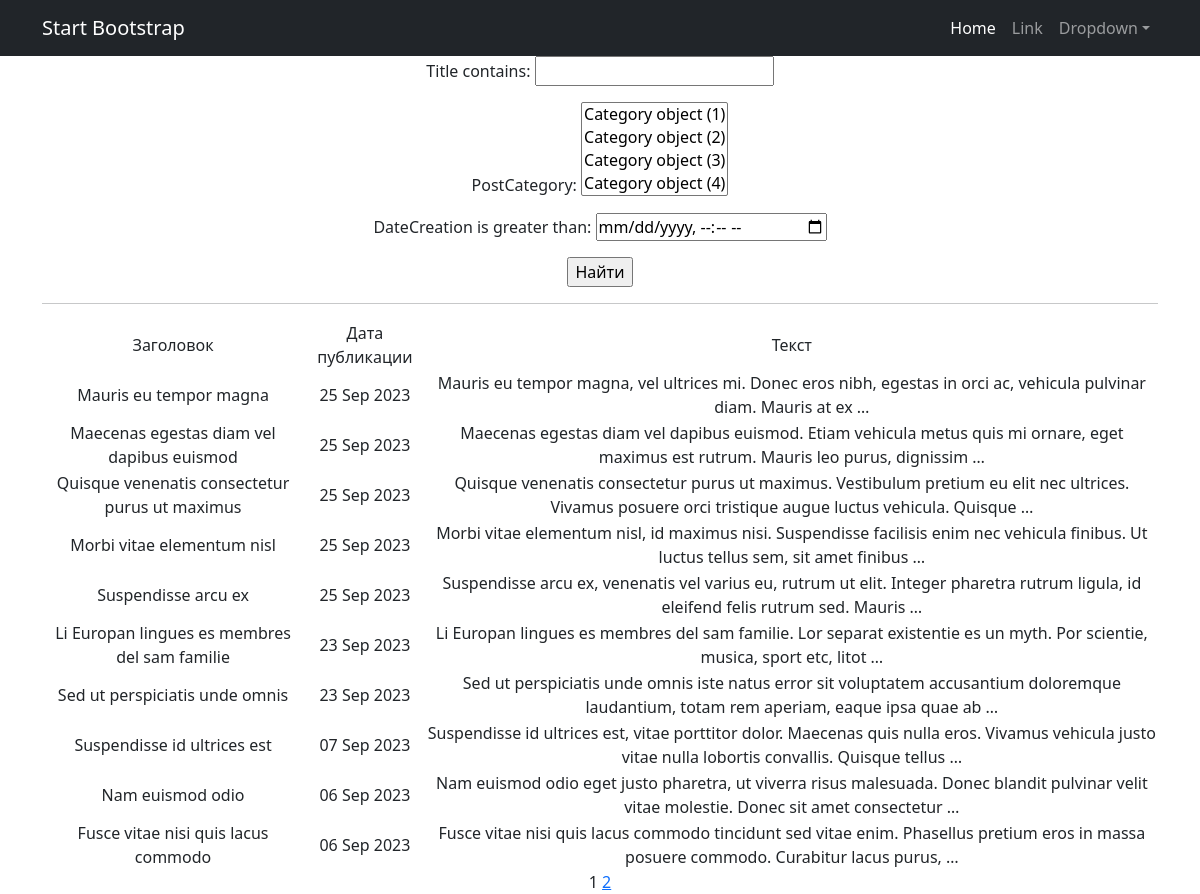
The app's page /news/search/ with its own data.
### accounts/models.py (models this page shows, shortened)
class Post(models.Model):
    author = models.ForeignKey(Author, on_delete=models.CASCADE)
    NEWS = 'NW'
    ARTICLE = 'AR'
    CATEGORY_CHOISES = (
        (NEWS, 'Новость'),
        (ARTICLE, 'Статья')
    )
    categoryType = models.CharField(max_length=2, choices=CATEGORY_CHOISES, default=ARTICLE)
    dateCreation = models.DateTimeField(auto_now_add=True)
    postCategory = models.ManyToManyField(Category, through='PostCategory')
    title = models.CharField(max_length=128)
    text = models.TextField()
    rating = models.SmallIntegerField(default=0)

### accounts/views.py (the view)
# urls.py: path('news/search/', Search.as_view()),
class Search(ListView):
    model = Post
    queryset = Post.objects.filter(
        categoryType='NW'
    ).order_by('-dateCreation')
    template_name = 'search.html'
    context_object_name = 'news'
    paginate_by = 10
    def get_queryset(self):
        queryset = super().get_queryset()
        self.filterset = PostFilter(self.request.GET, queryset)
        return self.filterset.qs
    def get_context_data(self, **kwargs):
        context = super().get_context_data(**kwargs)
        context['filterset'] = self.filterset
        return context

### accounts/templatetags/custom_filters.py (called while the page is built)
@register.filter()
def censor(sentence):
    sentence_words = sentence.split()
    for i, word in enumerate(sentence_words):
        if word in bad_words:
            sentence_words[i] = word[0] + '***'
    return ' '.join(sentence_words)

### templates/search.html (shortened to what this page needs)
{% extends 'flatpages/default.html' %}
{% load custom_filters %}
{% block content %}
    <form action="" method="get">
        {{ filterset.form.as_p }}
        <input type="submit" value="Найти" />
    </form>
<hr>
    {% if news %}
        <table>
            <tr>
                <td>Заголовок</td>
                <td>Дата публикации</td>
                <td>Текст</td>
            </tr>
            {% for news_detail in news %}
            <tr>
                <td>{{ news_detail.title|censor }}</td>
                <td>{{ news_detail.dateCreation|date:'d M Y' }}</td>
                <td>{{ news_detail.text|truncatewords:20 }}</td>
            </tr>
            {% endfor %}
        </table>
    {% else %}
        <h2>Новостей нет!</h2>
    {% endif %}
   {{ page_obj.number }}
   {% if page_obj.has_next %}
       <a href="?page={{ page_obj.next_page_number }}">{{ page_obj.next_page_number }}</a>
   {% endif %}
{% endblock content %}

### records on screen
Post: title|censor "Mauris eu tempor magna", dateCreation "25 Sep 2023", text "Mauris eu tempor magna, vel ultrices mi. Donec eros nibh, egestas in orci ac, vehicula pulvinar diam. Mauris at ex …"
Post: title|censor "Maecenas egestas diam vel dapibus euismod", dateCreation "25 Sep 2023", text "Maecenas egestas diam vel dapibus euismod. Etiam vehicula metus quis mi ornare, eget maximus est rutrum. Mauris leo purus, dignissim …"
Post: title|censor "Quisque venenatis consectetur purus ut maximus", dateCreation "25 Sep 2023", text "Quisque venenatis consectetur purus ut maximus. Vestibulum pretium eu elit nec ultrices. Vivamus posuere orci tristique augue luctus vehicula. Quisque …"
Post: title|censor "Morbi vitae elementum nisl", dateCreation "25 Sep 2023", text "Morbi vitae elementum nisl, id maximus nisi. Suspendisse facilisis enim nec vehicula finibus. Ut luctus tellus sem, sit amet finibus …"
Post: title|censor "Suspendisse arcu ex", dateCreation "25 Sep 2023", text "Suspendisse arcu ex, venenatis vel varius eu, rutrum ut elit. Integer pharetra rutrum ligula, id eleifend felis rutrum sed. Mauris …"
Post: title|censor "Li Europan lingues es membres del sam familie", dateCreation "23 Sep 2023", text "Li Europan lingues es membres del sam familie. Lor separat existentie es un myth. Por scientie, musica, sport etc, litot …"
Post: title|censor "Sed ut perspiciatis unde omnis", dateCreation "23 Sep 2023", text "Sed ut perspiciatis unde omnis iste natus error sit voluptatem accusantium doloremque laudantium, totam rem aperiam, eaque ipsa quae ab …"
Post: title|censor "Suspendisse id ultrices est", dateCreation "07 Sep 2023", text "Suspendisse id ultrices est, vitae porttitor dolor. Maecenas quis nulla eros. Vivamus vehicula justo vitae nulla lobortis convallis. Quisque tellus …"
Post: title|censor "Nam euismod odio", dateCreation "06 Sep 2023", text "Nam euismod odio eget justo pharetra, ut viverra risus malesuada. Donec blandit pulvinar velit vitae molestie. Donec sit amet consectetur …"
Post: title|censor "Fusce vitae nisi quis lacus commodo", dateCreation "06 Sep 2023", text "Fusce vitae nisi quis lacus commodo tincidunt sed vitae enim. Phasellus pretium eros in massa posuere commodo. Curabitur lacus purus, …"

### other values on screen
{{ page_obj.number }} "1"
{{ page_obj.next_page_number }} "2"
